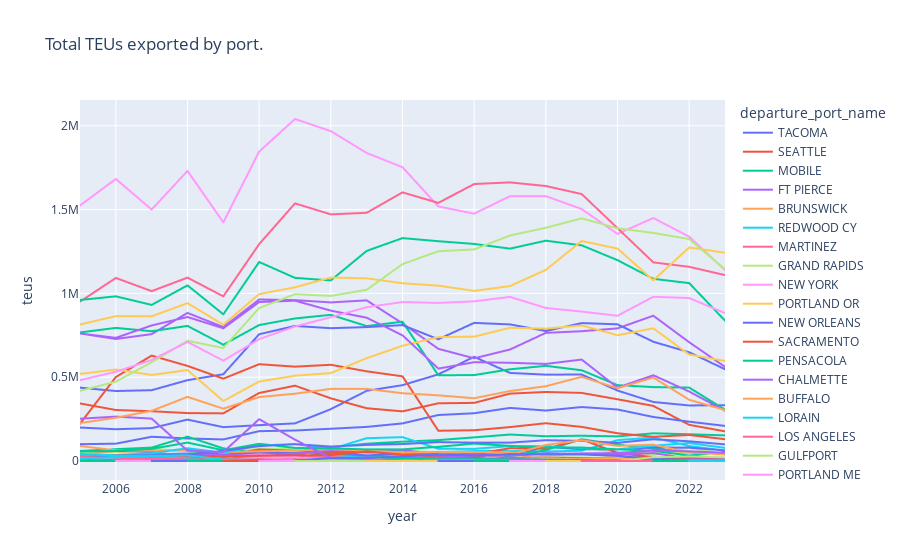

Notebook cell for this chart:
### Code cell
volumes_over_time_plotly(exports_lzdf, 'year', 'departure_port_name', 'teus', title='Total TEUs exported by port.')
